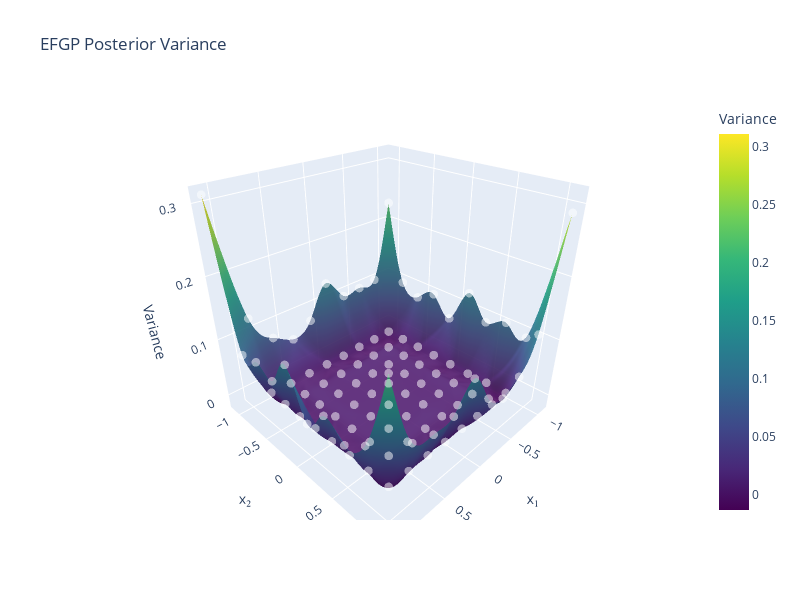

The cell this chart's notebook holds for it:
### Code cell
# Use x_new directly for visualization
x_grid = x_new

# Compute posterior mean and variance on the grid
mean_grid, var_grid = model.predict(x_grid, return_variance=True, variance_method="stochastic", hutchinson_probes=100)

# Extract x and y coordinates for plotting
x_coords = x_grid[:, 0].numpy()
y_coords = x_grid[:, 1].numpy()

# Create a grid for interpolation
n_grid = 100  # Number of points in each dimension
xi = np.linspace(min(x_coords), max(x_coords), n_grid)
yi = np.linspace(min(y_coords), max(y_coords), n_grid)
xi_grid, yi_grid = np.meshgrid(xi, yi)

# Interpolate the variance values onto the regular grid
zi_grid = griddata((x_coords, y_coords), var_grid.numpy(), (xi_grid, yi_grid), method='cubic')

# Create a filled contour plot of the variance
plt.figure(figsize=(10, 8))
contour = plt.contourf(xi_grid, yi_grid, zi_grid, levels=50, cmap='viridis', alpha=0.8)
plt.colorbar(contour, label='Posterior Variance')

# Optionally overlay the original points
plt.scatter(x_coords, y_coords, c='white', s=10, alpha=0.3, edgecolors='k', linewidths=0.2)

plt.xlabel('x₁', fontsize=14)
plt.ylabel('x₂', fontsize=14)
plt.title('EFGP Posterior Variance', fontsize=16)
plt.grid(True, linestyle='--', alpha=0.3)
plt.tight_layout()
plt.show()

# Alternative: Create an interactive 3D surface plot with Plotly
import plotly.graph_objects as go
import numpy as np

# Create a 3D surface plot
fig = go.Figure(data=[
    go.Surface(
        x=xi_grid,
        y=yi_grid,
        z=zi_grid,
        colorscale='Viridis',
        opacity=0.9,
        colorbar=dict(title='Variance')
    )
])

# Optionally add the original points as scatter
fig.add_trace(go.Scatter3d(
    x=x_coords,
    y=y_coords,
    z=var_grid.numpy(),
    mode='markers',
    marker=dict(
        size=3,
        color='white',
        opacity=0.5
    ),
    showlegend=False
))

fig.update_layout(
    title='EFGP Posterior Variance',
    scene=dict(
        xaxis_title='x₁',
        yaxis_title='x₂',
        zaxis_title='Variance',
        camera=dict(eye=dict(x=1.25, y=1.25, z=1))
    ),
    width=800,
    height=600
)

fig.show()

### Figure 1 — Plotly figure (JSON) as saved in the notebook; plotly's stock layout.template omitted (floating-point values rounded to 4 significant figures; data arrays with more than 128 entries replaced by an {"elided": "..."} marker saying what was removed)
{"data": [{"colorbar": {"title": {"text": "Variance"}}, "colorscale": [[0, "#440154"], [0.1111, "#482878"], [0.2222, "#3e4989"], [0.3333, "#31688e"], [0.4444, "#26828e"], [0.5556, "#1f9e89"], [0.6667, "#35b779"], [0.7778, "#6ece58"], [0.8889, "#b5de2b"], [1, "#fde725"]], "opacity": 0.9, "type": "surface", "x": {"elided": "100x100 float values"}, "y": {"elided": "100x100 float values"}, "z": {"elided": "100x100 float values"}}, {"marker": {"color": "white", "opacity": 0.5, "size": 3}, "mode": "markers", "showlegend": false, "type": "scatter3d", "x": [-1.1, -1.1, -1.1, -1.1, -1.1, -1.1, -1.1, -1.1, -1.1, -1.1, -0.8556, -0.8556, -0.8556, -0.8556, -0.8556, -0.8556, -0.8556, -0.8556, -0.8556, -0.8556, -0.6112, -0.6112, -0.6112, -0.6112, -0.6112, -0.6112, -0.6112, -0.6112, -0.6112, -0.6112, -0.3668, -0.3668, -0.3668, -0.3668, -0.3668, -0.3668, -0.3668, -0.3668, -0.3668, -0.3668, -0.1224, -0.1224, -0.1224, -0.1224, -0.1224, -0.1224, -0.1224, -0.1224, -0.1224, -0.1224, 0.122, 0.122, 0.122, 0.122, 0.122, 0.122, 0.122, 0.122, 0.122, 0.122, 0.3664, 0.3664, 0.3664, 0.3664, 0.3664, 0.3664, 0.3664, 0.3664, 0.3664, 0.3664, 0.6108, 0.6108, 0.6108, 0.6108, 0.6108, 0.6108, 0.6108, 0.6108, 0.6108, 0.6108, 0.8552, 0.8552, 0.8552, 0.8552, 0.8552, 0.8552, 0.8552, 0.8552, 0.8552, 0.8552, 1.1, 1.1, 1.1, 1.1, 1.1, 1.1, 1.1, 1.1, 1.1, 1.1], "y": [-1.1, -0.8556, -0.6112, -0.3668, -0.1224, 0.122, 0.3664, 0.6108, 0.8552, 1.1, -1.1, -0.8556, -0.6112, -0.3668, -0.1224, 0.122, 0.3664, 0.6108, 0.8552, 1.1, -1.1, -0.8556, -0.6112, -0.3668, -0.1224, 0.122, 0.3664, 0.6108, 0.8552, 1.1, -1.1, -0.8556, -0.6112, -0.3668, -0.1224, 0.122, 0.3664, 0.6108, 0.8552, 1.1, -1.1, -0.8556, -0.6112, -0.3668, -0.1224, 0.122, 0.3664, 0.6108, 0.8552, 1.1, -1.1, -0.8556, -0.6112, -0.3668, -0.1224, 0.122, 0.3664, 0.6108, 0.8552, 1.1, -1.1, -0.8556, -0.6112, -0.3668, -0.1224, 0.122, 0.3664, 0.6108, 0.8552, 1.1, -1.1, -0.8556, -0.6112, -0.3668, -0.1224, 0.122, 0.3664, 0.6108, 0.8552, 1.1, -1.1, -0.8556, -0.6112, -0.3668, -0.1224, 0.122, 0.3664, 0.6108, 0.8552, 1.1, -1.1, -0.8556, -0.6112, -0.3668, -0.1224, 0.122, 0.3664, 0.6108, 0.8552, 1.1], "z": [0.2282, 0.09003, 0.07351, 0.09316, 0.06044, 0.122, 0.08344, 0.09787, 0.08717, 0.2881, 0.09562, 0.002678, 0.002724, 0.003136, 0.003013, 0.002578, 0.002191, 0.003672, 0.003747, 0.1249, 0.092, 0.002179, 0.002249, 0.002036, 0.001868, 0.00228, 0.00309, 0.001776, 0.002516, 0.0726, 0.08969, 0.002957, 0.002344, 0.002304, 0.001965, 0.001866, 0.002451, 0.00157, 0.002825, 0.05574, 0.1262, 0.001831, 0.002152, 0.002492, 0.002269, 0.002222, 0.002869, 0.002417, 0.002223, 0.07655, 0.07103, 0.002312, 0.001889, 0.002385, 0.002032, 0.002077, 0.002461, 0.002348, 0.001967, 0.1278, 0.05131, 0.002982, 0.001723, 0.002392, 0.002201, 0.002239, 0.002492, 0.002347, 0.003108, 0.09155, 0.07044, 0.00244, 0.001634, 0.002655, 0.002148, 0.001971, 0.002137, 0.002351, 0.002049, 0.08711, 0.1203, 0.004028, 0.003309, 0.002119, 0.002676, 0.003139, 0.00337, 0.002358, 0.002445, 0.09915, 0.3112, 0.09081, 0.09697, 0.08476, 0.1293, 0.05713, 0.09261, 0.07095, 0.09497, 0.2113]}], "layout": {"height": 600, "scene": {"camera": {"eye": {"x": 1.25, "y": 1.25, "z": 1}}, "xaxis": {"title": {"text": "x₁"}}, "yaxis": {"title": {"text": "x₂"}}, "zaxis": {"title": {"text": "Variance"}}}, "title": {"text": "EFGP Posterior Variance"}, "width": 800}}
